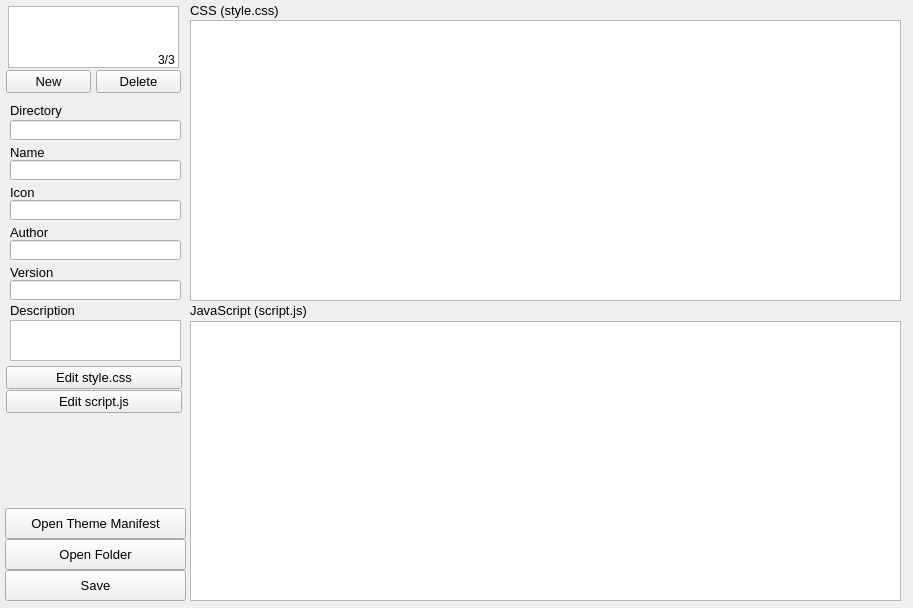
<?xml version="1.0" encoding="UTF-8"?>
<ui version="4.0">
 <class>MainWindow</class>
 <widget class="QMainWindow" name="MainWindow">
  <property name="geometry">
   <rect>
    <x>0</x>
    <y>0</y>
    <width>913</width>
    <height>608</height>
   </rect>
  </property>
  <property name="minimumSize">
   <size>
    <width>913</width>
    <height>608</height>
   </size>
  </property>
  <property name="maximumSize">
   <size>
    <width>913</width>
    <height>608</height>
   </size>
  </property>
  <property name="font">
   <font>
    <weight>50</weight>
    <italic>false</italic>
    <bold>false</bold>
   </font>
  </property>
  <property name="windowTitle">
   <string/>
  </property>
  <widget class="QWidget" name="centralwidget">
   <property name="sizePolicy">
    <sizepolicy hsizetype="Fixed" vsizetype="Fixed">
     <horstretch>0</horstretch>
     <verstretch>0</verstretch>
    </sizepolicy>
   </property>
   <property name="maximumSize">
    <size>
     <width>16777215</width>
     <height>16777215</height>
    </size>
   </property>
   <property name="sizeIncrement">
    <size>
     <width>0</width>
     <height>0</height>
    </size>
   </property>
   <widget class="QWidget" name="horizontalLayoutWidget">
    <property name="geometry">
     <rect>
      <x>190</x>
      <y>20</y>
      <width>711</width>
      <height>581</height>
     </rect>
    </property>
    <layout class="QVBoxLayout" name="verticalLayout">
     <property name="spacing">
      <number>20</number>
     </property>
     <item>
      <widget class="QPlainTextEdit" name="CSSTextEdit">
       <property name="font">
        <font>
         <family>Consolas</family>
         <pointsize>9</pointsize>
         <weight>50</weight>
         <italic>false</italic>
         <bold>false</bold>
        </font>
       </property>
      </widget>
     </item>
     <item>
      <widget class="QPlainTextEdit" name="JSTextEdit">
       <property name="font">
        <font>
         <family>Consolas</family>
         <pointsize>9</pointsize>
         <weight>50</weight>
         <italic>false</italic>
         <bold>false</bold>
        </font>
       </property>
      </widget>
     </item>
    </layout>
   </widget>
   <widget class="QListWidget" name="themes">
    <property name="geometry">
     <rect>
      <x>8</x>
      <y>6</y>
      <width>171</width>
      <height>62</height>
     </rect>
    </property>
    <property name="font">
     <font>
      <pointsize>10</pointsize>
      <weight>50</weight>
      <italic>false</italic>
      <bold>false</bold>
     </font>
    </property>
   </widget>
   <widget class="QPushButton" name="newTheme">
    <property name="geometry">
     <rect>
      <x>6</x>
      <y>70</y>
      <width>85</width>
      <height>23</height>
     </rect>
    </property>
    <property name="font">
     <font>
      <pointsize>10</pointsize>
      <weight>50</weight>
      <italic>false</italic>
      <bold>false</bold>
     </font>
    </property>
    <property name="text">
     <string>New</string>
    </property>
   </widget>
   <widget class="QLabel" name="label_limit">
    <property name="geometry">
     <rect>
      <x>158</x>
      <y>50</y>
      <width>21</width>
      <height>20</height>
     </rect>
    </property>
    <property name="font">
     <font>
      <pointsize>9</pointsize>
      <weight>50</weight>
      <italic>false</italic>
      <bold>false</bold>
      <kerning>true</kerning>
     </font>
    </property>
    <property name="text">
     <string>3/3</string>
    </property>
   </widget>
   <widget class="QPushButton" name="save">
    <property name="geometry">
     <rect>
      <x>5</x>
      <y>570</y>
      <width>181</width>
      <height>31</height>
     </rect>
    </property>
    <property name="font">
     <font>
      <pointsize>10</pointsize>
      <weight>50</weight>
      <italic>false</italic>
      <bold>false</bold>
     </font>
    </property>
    <property name="text">
     <string>Save</string>
    </property>
   </widget>
   <widget class="QLabel" name="label_icon">
    <property name="geometry">
     <rect>
      <x>10</x>
      <y>182</y>
      <width>91</width>
      <height>20</height>
     </rect>
    </property>
    <property name="font">
     <font>
      <pointsize>10</pointsize>
      <weight>50</weight>
      <italic>false</italic>
      <bold>false</bold>
     </font>
    </property>
    <property name="text">
     <string>Icon</string>
    </property>
   </widget>
   <widget class="QLineEdit" name="icon">
    <property name="geometry">
     <rect>
      <x>10</x>
      <y>200</y>
      <width>171</width>
      <height>20</height>
     </rect>
    </property>
    <property name="font">
     <font>
      <family>Consolas</family>
      <pointsize>9</pointsize>
      <weight>50</weight>
      <italic>false</italic>
      <bold>false</bold>
     </font>
    </property>
    <property name="readOnly">
     <bool>true</bool>
    </property>
   </widget>
   <widget class="QPushButton" name="editCSS">
    <property name="geometry">
     <rect>
      <x>6</x>
      <y>366</y>
      <width>176</width>
      <height>23</height>
     </rect>
    </property>
    <property name="font">
     <font>
      <pointsize>10</pointsize>
     </font>
    </property>
    <property name="text">
     <string>Edit style.css</string>
    </property>
   </widget>
   <widget class="QPushButton" name="editJS">
    <property name="geometry">
     <rect>
      <x>6</x>
      <y>390</y>
      <width>176</width>
      <height>23</height>
     </rect>
    </property>
    <property name="font">
     <font>
      <pointsize>10</pointsize>
     </font>
    </property>
    <property name="text">
     <string>Edit script.js</string>
    </property>
   </widget>
   <widget class="QPushButton" name="openfolder">
    <property name="geometry">
     <rect>
      <x>5</x>
      <y>539</y>
      <width>181</width>
      <height>31</height>
     </rect>
    </property>
    <property name="font">
     <font>
      <pointsize>10</pointsize>
      <weight>50</weight>
      <italic>false</italic>
      <bold>false</bold>
     </font>
    </property>
    <property name="text">
     <string>Open Folder</string>
    </property>
   </widget>
   <widget class="QPushButton" name="deleteBtn">
    <property name="geometry">
     <rect>
      <x>96</x>
      <y>70</y>
      <width>85</width>
      <height>23</height>
     </rect>
    </property>
    <property name="font">
     <font>
      <pointsize>10</pointsize>
     </font>
    </property>
    <property name="text">
     <string>Delete</string>
    </property>
   </widget>
   <widget class="QLineEdit" name="themeDirectory">
    <property name="geometry">
     <rect>
      <x>10</x>
      <y>120</y>
      <width>171</width>
      <height>20</height>
     </rect>
    </property>
    <property name="font">
     <font>
      <pointsize>10</pointsize>
     </font>
    </property>
   </widget>
   <widget class="QLabel" name="label_Directory">
    <property name="geometry">
     <rect>
      <x>10</x>
      <y>100</y>
      <width>171</width>
      <height>20</height>
     </rect>
    </property>
    <property name="font">
     <font>
      <pointsize>10</pointsize>
      <weight>50</weight>
      <italic>false</italic>
      <bold>false</bold>
     </font>
    </property>
    <property name="text">
     <string>Directory</string>
    </property>
   </widget>
   <widget class="QLabel" name="label_icon_2">
    <property name="geometry">
     <rect>
      <x>190</x>
      <y>300</y>
      <width>131</width>
      <height>20</height>
     </rect>
    </property>
    <property name="font">
     <font>
      <pointsize>10</pointsize>
      <weight>50</weight>
      <italic>false</italic>
      <bold>false</bold>
     </font>
    </property>
    <property name="text">
     <string>JavaScript (script.js)</string>
    </property>
   </widget>
   <widget class="QLabel" name="label_icon_3">
    <property name="geometry">
     <rect>
      <x>190</x>
      <y>0</y>
      <width>101</width>
      <height>20</height>
     </rect>
    </property>
    <property name="font">
     <font>
      <pointsize>10</pointsize>
      <weight>50</weight>
      <italic>false</italic>
      <bold>false</bold>
     </font>
    </property>
    <property name="text">
     <string>CSS (style.css)</string>
    </property>
   </widget>
   <widget class="QLabel" name="label_icon_4">
    <property name="geometry">
     <rect>
      <x>10</x>
      <y>222</y>
      <width>91</width>
      <height>20</height>
     </rect>
    </property>
    <property name="font">
     <font>
      <pointsize>10</pointsize>
      <weight>50</weight>
      <italic>false</italic>
      <bold>false</bold>
     </font>
    </property>
    <property name="text">
     <string>Author</string>
    </property>
   </widget>
   <widget class="QLineEdit" name="author">
    <property name="geometry">
     <rect>
      <x>10</x>
      <y>240</y>
      <width>171</width>
      <height>20</height>
     </rect>
    </property>
    <property name="font">
     <font>
      <family>Consolas</family>
      <pointsize>9</pointsize>
      <weight>50</weight>
      <italic>false</italic>
      <bold>false</bold>
     </font>
    </property>
    <property name="readOnly">
     <bool>false</bool>
    </property>
   </widget>
   <widget class="QLabel" name="label_icon_5">
    <property name="geometry">
     <rect>
      <x>10</x>
      <y>262</y>
      <width>91</width>
      <height>20</height>
     </rect>
    </property>
    <property name="font">
     <font>
      <pointsize>10</pointsize>
      <weight>50</weight>
      <italic>false</italic>
      <bold>false</bold>
     </font>
    </property>
    <property name="text">
     <string>Version</string>
    </property>
   </widget>
   <widget class="QLineEdit" name="version">
    <property name="geometry">
     <rect>
      <x>10</x>
      <y>280</y>
      <width>171</width>
      <height>20</height>
     </rect>
    </property>
    <property name="font">
     <font>
      <family>Consolas</family>
      <pointsize>9</pointsize>
      <weight>50</weight>
      <italic>false</italic>
      <bold>false</bold>
     </font>
    </property>
    <property name="readOnly">
     <bool>false</bool>
    </property>
   </widget>
   <widget class="QPlainTextEdit" name="description">
    <property name="geometry">
     <rect>
      <x>10</x>
      <y>320</y>
      <width>171</width>
      <height>41</height>
     </rect>
    </property>
    <property name="font">
     <font>
      <pointsize>9</pointsize>
     </font>
    </property>
   </widget>
   <widget class="QLabel" name="label_icon_6">
    <property name="geometry">
     <rect>
      <x>10</x>
      <y>300</y>
      <width>91</width>
      <height>20</height>
     </rect>
    </property>
    <property name="font">
     <font>
      <pointsize>10</pointsize>
      <weight>50</weight>
      <italic>false</italic>
      <bold>false</bold>
     </font>
    </property>
    <property name="text">
     <string>Description</string>
    </property>
   </widget>
   <widget class="QLabel" name="label_icon_7">
    <property name="geometry">
     <rect>
      <x>10</x>
      <y>142</y>
      <width>91</width>
      <height>20</height>
     </rect>
    </property>
    <property name="font">
     <font>
      <pointsize>10</pointsize>
      <weight>50</weight>
      <italic>false</italic>
      <bold>false</bold>
     </font>
    </property>
    <property name="text">
     <string>Name</string>
    </property>
   </widget>
   <widget class="QLineEdit" name="name">
    <property name="geometry">
     <rect>
      <x>10</x>
      <y>160</y>
      <width>171</width>
      <height>20</height>
     </rect>
    </property>
    <property name="font">
     <font>
      <family>Consolas</family>
      <pointsize>9</pointsize>
      <weight>50</weight>
      <italic>false</italic>
      <bold>false</bold>
     </font>
    </property>
    <property name="readOnly">
     <bool>false</bool>
    </property>
   </widget>
   <widget class="QPushButton" name="openManifest">
    <property name="geometry">
     <rect>
      <x>5</x>
      <y>508</y>
      <width>181</width>
      <height>31</height>
     </rect>
    </property>
    <property name="font">
     <font>
      <pointsize>10</pointsize>
      <weight>50</weight>
      <italic>false</italic>
      <bold>false</bold>
     </font>
    </property>
    <property name="text">
     <string>Open Theme Manifest</string>
    </property>
   </widget>
  </widget>
 </widget>
 <resources/>
 <connections/>
</ui>
